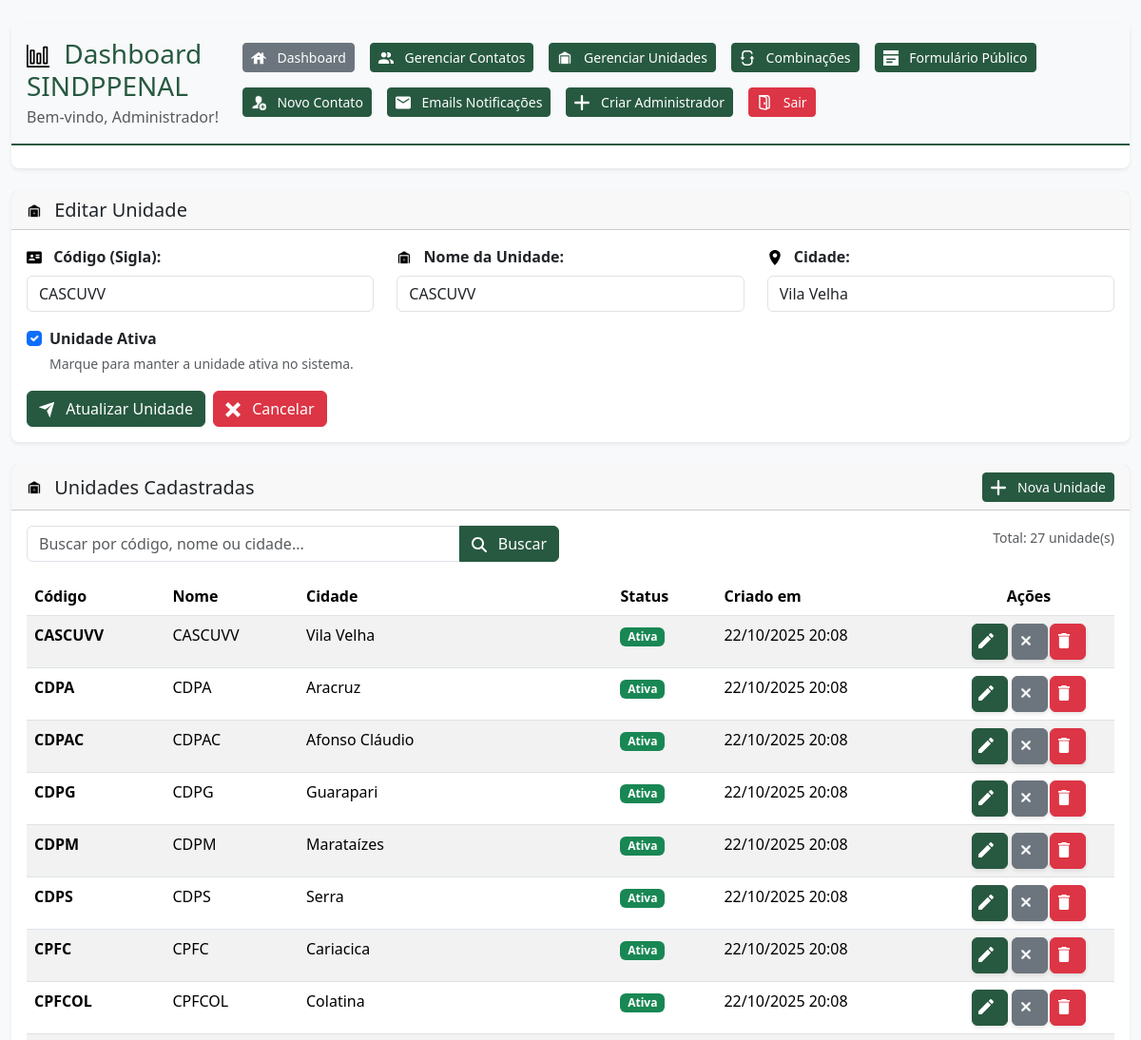
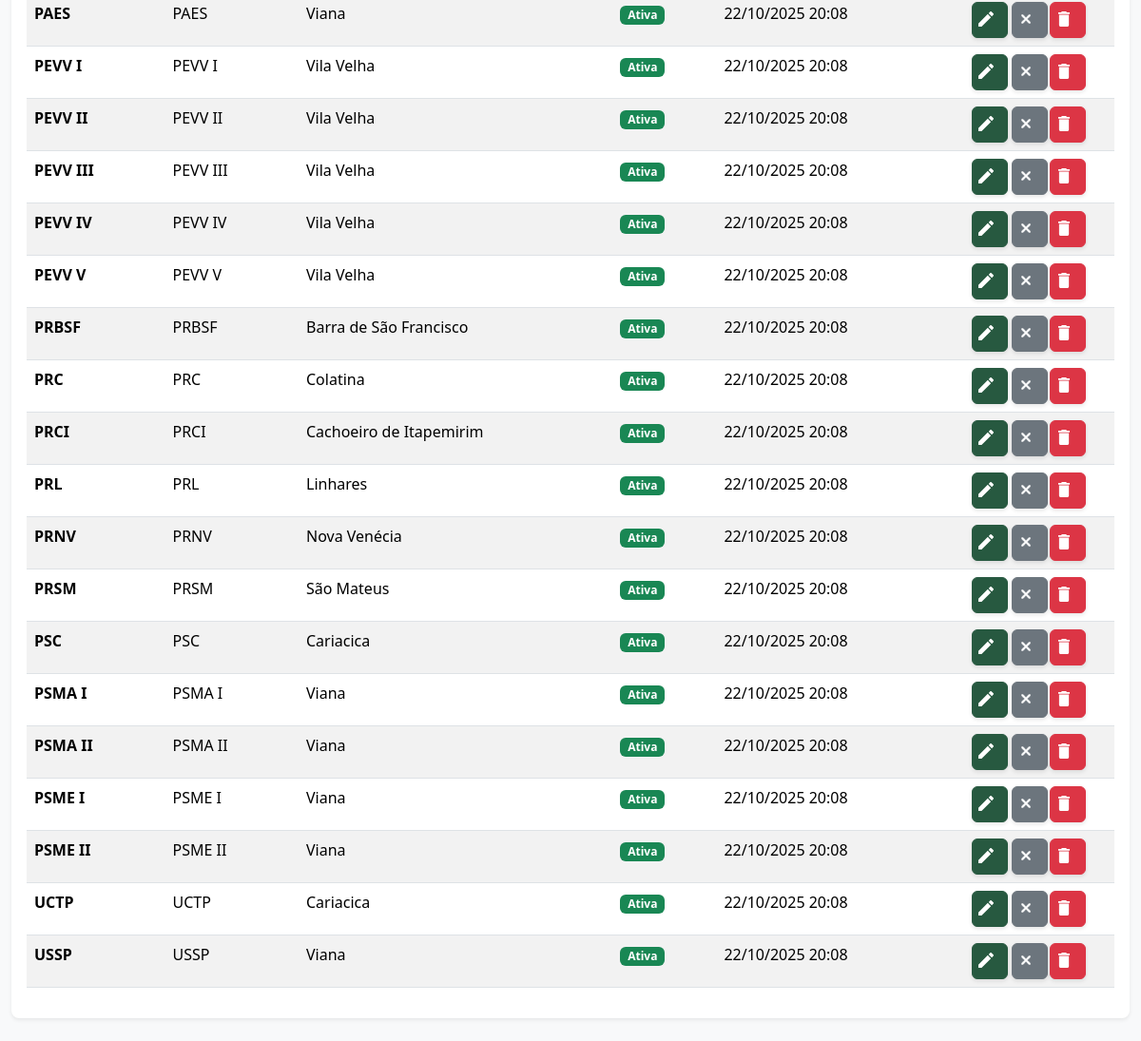
Screenshot of /unidades.php?edit=10 (signed in) with the database file from the repository (2 pictures, top to bottom).
### tables this page shows
CREATE TABLE unidades (
    id INT PRIMARY KEY AUTO_INCREMENT,
    codigo VARCHAR(10) NOT NULL,
    nome VARCHAR(255) NOT NULL,
    cidade VARCHAR(100) NOT NULL,
    ativo BOOLEAN DEFAULT TRUE,
    created DATETIME DEFAULT CURRENT_TIMESTAMP,
    updated DATETIME DEFAULT CURRENT_TIMESTAMP ON UPDATE CURRENT_TIMESTAMP,
    UNIQUE KEY unique_codigo (codigo)
);

### unidades.php (the view, shortened to what the rows shown need)
<?php
$adminUnidades = new AdminUnidades();
$page = isset($_GET['page']) ? (int)$_GET['page'] : 1;
$search = isset($_GET['search']) ? $_GET['search'] : '';
$action = isset($_GET['action']) ? $_GET['action'] : 'list';
$edit_id = isset($_GET['edit']) ? (int)$_GET['edit'] : 0;
$dados = $adminUnidades->listarTodos($page, 50, $search);
$unidade_edit = null;
if ($edit_id > 0) {
    $unidade_edit = $adminUnidades->buscarPorId($edit_id);
    $action = 'edit';
}
?>
<!DOCTYPE html>
<html lang="pt-br">
<head>
    <link href="https://cdn.jsdelivr.net/npm/bootstrap@5.3.2/dist/css/bootstrap.min.css" rel="stylesheet">
    <link rel="stylesheet" href="../assets/css/sindppenal-theme.css">
</head>
<body class="sindppenal-bg">
    <div class="container-fluid py-4">
        <?php include __DIR__ . '/includes/header.php'; ?>
        <?php if ($action === 'add' || $action === 'edit'): ?>
        <div class="row mb-4">
            <div class="col-12">
                <div class="card sindppenal-card">
                    <div class="card-header">
                        <h5 class="card-title mb-0">
                            <img src="../assets/icons/dashboard/unidade.svg" alt="Unidade" class="svg-icon size-sm me-2">
                            <?php echo $action === 'add' ? 'Adicionar Nova Unidade' : 'Editar Unidade'; ?>
                        </h5>
                    </div>
                    <div class="card-body">
                        <form method="POST" action="">
                            <div class="row">
                                <div class="col-md-4 mb-3">
                                    <label for="codigo" class="form-label fw-semibold">
                                        <img src="../assets/icons/formulario/card.svg" alt="Código" class="svg-icon size-sm">
                                        Código (Sigla):
                                    </label>
                                    <input type="text" id="codigo" name="codigo" class="form-control" required
                                           placeholder="Ex: UCTP, CPFC"
                                           value="<?php echo $unidade_edit ? htmlspecialchars($unidade_edit['codigo'] ?? '') : ''; ?>">
                                </div>
                                <div class="col-md-4 mb-3">
                                    <label for="nome" class="form-label fw-semibold">
                                        <img src="../assets/icons/dashboard/unidade.svg" alt="Nome" class="svg-icon size-sm">
                                        Nome da Unidade:
                                    </label>
                                    <input type="text" id="nome" name="nome" class="form-control" required
                                           placeholder="Nome completo da unidade"
                                           value="<?php echo $unidade_edit ? htmlspecialchars($unidade_edit['nome'] ?? '') : ''; ?>">
                                </div>
                                <div class="col-md-4 mb-3">
                                    <label for="cidade" class="form-label fw-semibold">
                                        <img src="../assets/icons/formulario/location.svg" alt="Cidade" class="svg-icon size-sm">
                                        Cidade:
                                    </label>
                                    <input type="text" id="cidade" name="cidade" class="form-control" required
                                           placeholder="Cidade onde fica a unidade"
                                           value="<?php echo $unidade_edit ? htmlspecialchars($unidade_edit['cidade'] ?? '') : ''; ?>">
                                </div>
                            </div>
                            <div class="row">
                                <div class="col-md-12 mb-3">
                                    <div class="form-check">
                                        <input class="form-check-input" type="checkbox" id="ativo" name="ativo" value="1"
                                               <?php echo (!$unidade_edit || $unidade_edit['ativo']) ? 'checked' : ''; ?>>
                                        <label class="form-check-label fw-semibold" for="ativo">
                                            Unidade Ativa
                                        </label>
                                        <div class="form-text">Marque para manter a unidade ativa no sistema.</div>
                                    </div>
                                </div>
                            </div>
                            <div class="d-flex gap-2">
                                <button type="submit" class="btn btn-primary">
                                    <img src="../assets/icons/formulario/enviar.svg" alt="Salvar" class="svg-icon-white size-sm">
                                    <?php echo $action === 'add' ? 'Criar Unidade' : 'Atualizar Unidade'; ?>
                                </button>
                                <a href="unidades.php" class="btn btn-danger">
                                    <img src="../assets/icons/dashboard/cancelar.svg" alt="Cancelar" class="svg-icon-white size-sm">
                                    Cancelar
                                </a>
                            </div>
                        </form>
                    </div>
                </div>
            </div>
        </div>
        <?php endif; ?>
        <div class="row">
            <div class="col-12">
                <div class="card sindppenal-card">
                    <div class="card-body">
                        <?php if (!empty($dados['unidades'])): ?>
                        <div class="table-responsive">
                            <table class="table table-striped table-hover">
                                <thead>
                                    <tr>
                                        <th>Código</th>
                                        <th>Nome</th>
                                        <th>Cidade</th>
                                        <th>Status</th>
                                        <th>Criado em</th>
                                        <th width="180" class="text-center">Ações</th>
                                    </tr>
                                </thead>
                                <tbody>
                                    <?php foreach ($dados['unidades'] as $unidade): ?>
                                    <tr>
                                        <td>
                                            <strong><?php echo htmlspecialchars($unidade['codigo']); ?></strong>
                                        </td>
                                        <td><?php echo htmlspecialchars($unidade['nome']); ?></td>
                                        <td><?php echo htmlspecialchars($unidade['cidade']); ?></td>
                                        <td>
                                            <?php if ($unidade['ativo']): ?>
                                                <span class="badge bg-success">Ativa</span>
                                            <?php else: ?>
                                                <span class="badge bg-secondary">Inativa</span>
                                            <?php endif; ?>
                                        </td>
                                        <td>
                                            <?php
                                            if ($unidade['created']) {
                                                echo date('d/m/Y H:i', strtotime($unidade['created']));
                                            }
                                            ?>
                                        </td>
                                        <td>
                                            <div class="btn-group btn-group-sm d-flex justify-content-center" role="group">
                                                <a href="unidades.php?edit=<?php echo $unidade['id']; ?>"
                                                   class="btn btn-primary d-flex align-items-center justify-content-center"
                                                   title="Editar" style="width: 38px; height: 38px;">
                                                    <img src="../assets/icons/dashboard/editar.svg" alt="Editar"
                                                         class="svg-icon-white" style="width: 16px; height: 16px;">
                                                </a>
                                                <form method="POST" style="display: inline;"
                                                      >
                                                    <button type="submit"
                                                            class="btn btn-<?php echo $unidade['ativo'] ? 'secondary' : 'success'; ?> d-flex align-items-center justify-content-center"
                                                            title="<?php echo $unidade['ativo'] ? 'Desativar' : 'Ativar'; ?>"
                                                            style="width: 38px; height: 38px;">
                                                        <img src="../assets/icons/<?php echo $unidade['ativo'] ? 'dashboard/disabled' : 'formulario/check'; ?>.svg"
                                                             alt="<?php echo $unidade['ativo'] ? 'Desativar' : 'Ativar'; ?>"
                                                             class="svg-icon-white" style="width: 16px; height: 16px;">
                                                    </button>
                                                </form>
                                                <form method="POST" style="display: inline;"
                                                      class="form-delete-unidade">
                                                    <button type="submit"
                                                            class="btn btn-danger d-flex align-items-center justify-content-center"
                                                            title="Excluir" style="width: 38px; height: 38px;">
                                                        <img src="../assets/icons/dashboard/lixo.svg" alt="Excluir"
                                                             class="svg-icon-white" style="width: 16px; height: 16px;">
                                                    </button>
                                                </form>
                                            </div>
                                        </td>
                                    </tr>
                                    <?php endforeach; ?>
                                </tbody>
                            </table>
                        </div>
                        <?php endif; ?>
                    </div>
                </div>
            </div>
        </div>
    </div>
</body>
</html>

### rows the page displays
unidades: codigo "CASCUVV", nome "CASCUVV", cidade "Vila Velha", ativo "☑", shows "Ativa", created "22/10/2025 20:08"
unidades: codigo "CDPA", nome "CDPA", cidade "Aracruz", ativo "Ativa", created "22/10/2025 20:08"
unidades: codigo "CDPAC", nome "CDPAC", cidade "Afonso Cláudio", ativo "Ativa", created "22/10/2025 20:08"
unidades: codigo "CDPG", nome "CDPG", cidade "Guarapari", ativo "Ativa", created "22/10/2025 20:08"
unidades: codigo "CDPM", nome "CDPM", cidade "Marataízes", ativo "Ativa", created "22/10/2025 20:08"
unidades: codigo "CDPS", nome "CDPS", cidade "Serra", ativo "Ativa", created "22/10/2025 20:08"
unidades: codigo "CPFC", nome "CPFC", cidade "Cariacica", ativo "Ativa", created "22/10/2025 20:08"
unidades: codigo "CPFCOL", nome "CPFCOL", cidade "Colatina", ativo "Ativa", created "22/10/2025 20:08"
unidades: codigo "PAES", nome "PAES", cidade "Viana", ativo "Ativa", created "22/10/2025 20:08"
unidades: codigo "PEVV I", nome "PEVV I", cidade "Vila Velha", ativo "Ativa", created "22/10/2025 20:08"
unidades: codigo "PEVV II", nome "PEVV II", cidade "Vila Velha", ativo "Ativa", created "22/10/2025 20:08"
unidades: codigo "PEVV III", nome "PEVV III", cidade "Vila Velha", ativo "Ativa", created "22/10/2025 20:08"
unidades: codigo "PEVV IV", nome "PEVV IV", cidade "Vila Velha", ativo "Ativa", created "22/10/2025 20:08"
unidades: codigo "PEVV V", nome "PEVV V", cidade "Vila Velha", ativo "Ativa", created "22/10/2025 20:08"
unidades: codigo "PRBSF", nome "PRBSF", cidade "Barra de São Francisco", ativo "Ativa", created "22/10/2025 20:08"
unidades: codigo "PRC", nome "PRC", cidade "Colatina", ativo "Ativa", created "22/10/2025 20:08"
unidades: codigo "PRCI", nome "PRCI", cidade "Cachoeiro de Itapemirim", ativo "Ativa", created "22/10/2025 20:08"
unidades: codigo "PRL", nome "PRL", cidade "Linhares", ativo "Ativa", created "22/10/2025 20:08"
unidades: codigo "PRNV", nome "PRNV", cidade "Nova Venécia", ativo "Ativa", created "22/10/2025 20:08"
unidades: codigo "PRSM", nome "PRSM", cidade "São Mateus", ativo "Ativa", created "22/10/2025 20:08"
unidades: codigo "PSC", nome "PSC", cidade "Cariacica", ativo "Ativa", created "22/10/2025 20:08", $unidade['id'] 3 (drawn)
unidades: codigo "PSMA I", nome "PSMA I", cidade "Viana", ativo "Ativa", created "22/10/2025 20:08"
unidades: codigo "PSMA II", nome "PSMA II", cidade "Viana", ativo "Ativa", created "22/10/2025 20:08"
unidades: codigo "PSME I", nome "PSME I", cidade "Viana", ativo "Ativa", created "22/10/2025 20:08"
unidades: codigo "PSME II", nome "PSME II", cidade "Viana", ativo "Ativa", created "22/10/2025 20:08"
unidades: codigo "UCTP", nome "UCTP", cidade "Cariacica", ativo "Ativa", created "22/10/2025 20:08"
unidades: codigo "USSP", nome "USSP", cidade "Viana", ativo "Ativa", created "22/10/2025 20:08"

### other values shown
$_SESSION['admin_nome'] "Administrador"
$dados['total'] "27"
